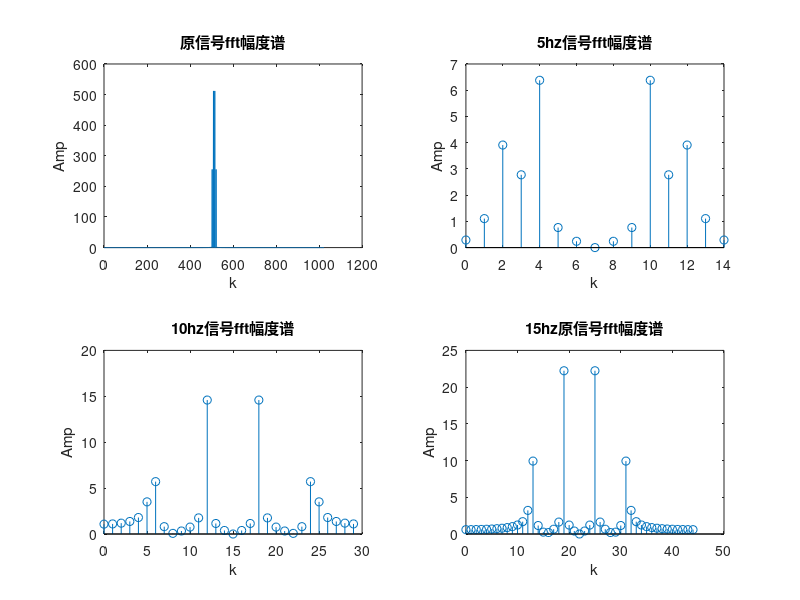

The MATLAB source for this figure:
x_a = @(t)sin(2*pi*1*t)+0.5*sin(6*pi*1*t);
src_time = linspace(0,3,1024);
src_index = linspace(0,1023,1024);
src_wave = x_a(src_time);
src_fft = fftshift(fft(src_wave));
hz5_time = linspace(0,3,15);
hz5_index = linspace(0, 14, 15);
hz5_wave = x_a(hz5_time);
hz5_fft = fftshift(fft(hz5_wave));
hz10_time = linspace(0,3,30);
hz10_index = linspace(0, 29, 30);
hz10_wave = x_a(hz10_time);
hz10_fft = fftshift(fft(hz10_wave));
hz15_time = linspace(0,3,45);
hz15_index = linspace(0, 44, 45);
hz15_wave = x_a(hz15_time);
hz15_fft = fftshift(fft(hz15_wave));
%%%%
subplot(2,2,1);
plot(src_index, abs(src_fft));
xlabel('k');
ylabel('Amp');
title('原信号fft幅度谱');
%%%%
subplot(2,2,2);
stem(hz5_index, abs(hz5_fft));
xlabel('k');
ylabel('Amp');
title('5hz信号fft幅度谱');
%%%%
subplot(2,2,3);
stem(hz10_index, abs(hz10_fft));
xlabel('k');
ylabel('Amp');
title('10hz信号fft幅度谱');
%%%%
subplot(2,2,4);
stem(hz15_index, abs(hz15_fft));
xlabel('k');
ylabel('Amp');
title('15hz原信号fft幅度谱');

